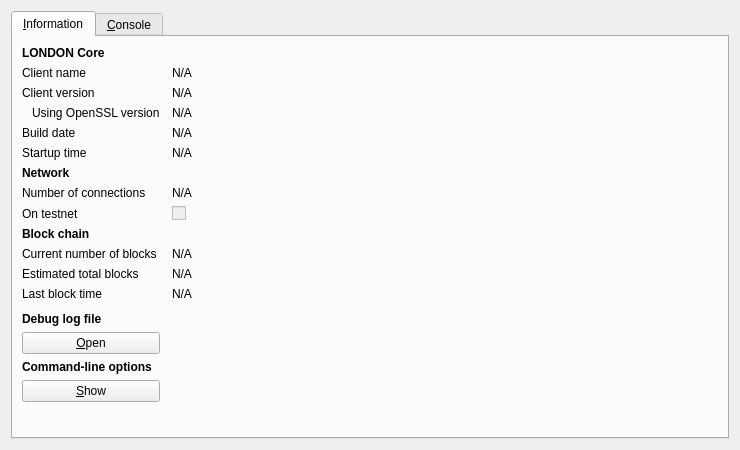
<?xml version="1.0" encoding="UTF-8"?>
<ui version="4.0">
 <class>RPCConsole</class>
 <widget class="QDialog" name="RPCConsole">
  <property name="geometry">
   <rect>
    <x>0</x>
    <y>0</y>
    <width>740</width>
    <height>450</height>
   </rect>
  </property>
  <property name="windowTitle">
   <string>LONDON - Debug window</string>
  </property>
  <layout class="QVBoxLayout" name="verticalLayout_2">
   <item>
    <widget class="QTabWidget" name="tabWidget">
     <property name="currentIndex">
      <number>0</number>
     </property>
     <widget class="QWidget" name="tab_info">
      <attribute name="title">
       <string>&amp;Information</string>
      </attribute>
      <layout class="QGridLayout" name="gridLayout" columnstretch="0,1">
       <property name="horizontalSpacing">
        <number>12</number>
       </property>
       <item row="0" column="0">
        <widget class="QLabel" name="label_9">
         <property name="font">
          <font>
           <weight>75</weight>
           <bold>true</bold>
          </font>
         </property>
         <property name="text">
          <string>LONDON Core</string>
         </property>
        </widget>
       </item>
       <item row="1" column="0">
        <widget class="QLabel" name="label_5">
         <property name="text">
          <string>Client name</string>
         </property>
        </widget>
       </item>
       <item row="1" column="1">
        <widget class="QLabel" name="clientName">
         <property name="cursor">
          <cursorShape>IBeamCursor</cursorShape>
         </property>
         <property name="text">
          <string>N/A</string>
         </property>
         <property name="textFormat">
          <enum>Qt::PlainText</enum>
         </property>
         <property name="textInteractionFlags">
          <set>Qt::LinksAccessibleByMouse|Qt::TextSelectableByKeyboard|Qt::TextSelectableByMouse</set>
         </property>
        </widget>
       </item>
       <item row="2" column="0">
        <widget class="QLabel" name="label_6">
         <property name="text">
          <string>Client version</string>
         </property>
        </widget>
       </item>
       <item row="2" column="1">
        <widget class="QLabel" name="clientVersion">
         <property name="cursor">
          <cursorShape>IBeamCursor</cursorShape>
         </property>
         <property name="text">
          <string>N/A</string>
         </property>
         <property name="textFormat">
          <enum>Qt::PlainText</enum>
         </property>
         <property name="textInteractionFlags">
          <set>Qt::LinksAccessibleByMouse|Qt::TextSelectableByKeyboard|Qt::TextSelectableByMouse</set>
         </property>
        </widget>
       </item>
       <item row="3" column="0">
        <widget class="QLabel" name="label_14">
         <property name="text">
          <string>Using OpenSSL version</string>
         </property>
         <property name="indent">
          <number>10</number>
         </property>
        </widget>
       </item>
       <item row="3" column="1">
        <widget class="QLabel" name="openSSLVersion">
         <property name="cursor">
          <cursorShape>IBeamCursor</cursorShape>
         </property>
         <property name="text">
          <string>N/A</string>
         </property>
         <property name="textFormat">
          <enum>Qt::PlainText</enum>
         </property>
         <property name="textInteractionFlags">
          <set>Qt::LinksAccessibleByMouse|Qt::TextSelectableByKeyboard|Qt::TextSelectableByMouse</set>
         </property>
        </widget>
       </item>
       <item row="4" column="0">
        <widget class="QLabel" name="label_12">
         <property name="text">
          <string>Build date</string>
         </property>
        </widget>
       </item>
       <item row="4" column="1">
        <widget class="QLabel" name="buildDate">
         <property name="cursor">
          <cursorShape>IBeamCursor</cursorShape>
         </property>
         <property name="text">
          <string>N/A</string>
         </property>
         <property name="textFormat">
          <enum>Qt::PlainText</enum>
         </property>
         <property name="textInteractionFlags">
          <set>Qt::LinksAccessibleByMouse|Qt::TextSelectableByKeyboard|Qt::TextSelectableByMouse</set>
         </property>
        </widget>
       </item>
       <item row="5" column="0">
        <widget class="QLabel" name="label_13">
         <property name="text">
          <string>Startup time</string>
         </property>
        </widget>
       </item>
       <item row="5" column="1">
        <widget class="QLabel" name="startupTime">
         <property name="cursor">
          <cursorShape>IBeamCursor</cursorShape>
         </property>
         <property name="text">
          <string>N/A</string>
         </property>
         <property name="textFormat">
          <enum>Qt::PlainText</enum>
         </property>
         <property name="textInteractionFlags">
          <set>Qt::LinksAccessibleByMouse|Qt::TextSelectableByKeyboard|Qt::TextSelectableByMouse</set>
         </property>
        </widget>
       </item>
       <item row="6" column="0">
        <widget class="QLabel" name="label_11">
         <property name="font">
          <font>
           <weight>75</weight>
           <bold>true</bold>
          </font>
         </property>
         <property name="text">
          <string>Network</string>
         </property>
        </widget>
       </item>
       <item row="7" column="0">
        <widget class="QLabel" name="label_7">
         <property name="text">
          <string>Number of connections</string>
         </property>
        </widget>
       </item>
       <item row="7" column="1">
        <widget class="QLabel" name="numberOfConnections">
         <property name="cursor">
          <cursorShape>IBeamCursor</cursorShape>
         </property>
         <property name="text">
          <string>N/A</string>
         </property>
         <property name="textFormat">
          <enum>Qt::PlainText</enum>
         </property>
         <property name="textInteractionFlags">
          <set>Qt::LinksAccessibleByMouse|Qt::TextSelectableByKeyboard|Qt::TextSelectableByMouse</set>
         </property>
        </widget>
       </item>
       <item row="8" column="0">
        <widget class="QLabel" name="label_8">
         <property name="text">
          <string>On testnet</string>
         </property>
        </widget>
       </item>
       <item row="8" column="1">
        <widget class="QCheckBox" name="isTestNet">
         <property name="enabled">
          <bool>false</bool>
         </property>
         <property name="text">
          <string/>
         </property>
        </widget>
       </item>
       <item row="9" column="0">
        <widget class="QLabel" name="label_10">
         <property name="font">
          <font>
           <weight>75</weight>
           <bold>true</bold>
          </font>
         </property>
         <property name="text">
          <string>Block chain</string>
         </property>
        </widget>
       </item>
       <item row="10" column="0">
        <widget class="QLabel" name="label_3">
         <property name="text">
          <string>Current number of blocks</string>
         </property>
        </widget>
       </item>
       <item row="10" column="1">
        <widget class="QLabel" name="numberOfBlocks">
         <property name="cursor">
          <cursorShape>IBeamCursor</cursorShape>
         </property>
         <property name="text">
          <string>N/A</string>
         </property>
         <property name="textFormat">
          <enum>Qt::PlainText</enum>
         </property>
         <property name="textInteractionFlags">
          <set>Qt::LinksAccessibleByMouse|Qt::TextSelectableByKeyboard|Qt::TextSelectableByMouse</set>
         </property>
        </widget>
       </item>
       <item row="11" column="0">
        <widget class="QLabel" name="label_4">
         <property name="text">
          <string>Estimated total blocks</string>
         </property>
        </widget>
       </item>
       <item row="11" column="1">
        <widget class="QLabel" name="totalBlocks">
         <property name="cursor">
          <cursorShape>IBeamCursor</cursorShape>
         </property>
         <property name="text">
          <string>N/A</string>
         </property>
         <property name="textFormat">
          <enum>Qt::PlainText</enum>
         </property>
         <property name="textInteractionFlags">
          <set>Qt::LinksAccessibleByMouse|Qt::TextSelectableByKeyboard|Qt::TextSelectableByMouse</set>
         </property>
        </widget>
       </item>
       <item row="12" column="0">
        <widget class="QLabel" name="label_2">
         <property name="text">
          <string>Last block time</string>
         </property>
        </widget>
       </item>
       <item row="12" column="1">
        <widget class="QLabel" name="lastBlockTime">
         <property name="cursor">
          <cursorShape>IBeamCursor</cursorShape>
         </property>
         <property name="text">
          <string>N/A</string>
         </property>
         <property name="textFormat">
          <enum>Qt::PlainText</enum>
         </property>
         <property name="textInteractionFlags">
          <set>Qt::LinksAccessibleByMouse|Qt::TextSelectableByKeyboard|Qt::TextSelectableByMouse</set>
         </property>
        </widget>
       </item>
       <item row="13" column="0">
        <spacer name="verticalSpacer_2">
         <property name="orientation">
          <enum>Qt::Vertical</enum>
         </property>
         <property name="sizeHint" stdset="0">
          <size>
           <width>20</width>
           <height>20</height>
          </size>
         </property>
        </spacer>
       </item>
       <item row="14" column="0">
        <widget class="QLabel" name="labelDebugLogfile">
         <property name="font">
          <font>
           <weight>75</weight>
           <bold>true</bold>
          </font>
         </property>
         <property name="text">
          <string>Debug log file</string>
         </property>
        </widget>
       </item>
       <item row="15" column="0">
        <widget class="QPushButton" name="openDebugLogfileButton">
         <property name="toolTip">
          <string>Open the LONDON debug log file from the current data directory. This can take a few seconds for large log files.</string>
         </property>
         <property name="text">
          <string>&amp;Open</string>
         </property>
         <property name="autoDefault">
          <bool>false</bool>
         </property>
        </widget>
       </item>
       <item row="16" column="0">
        <widget class="QLabel" name="labelCLOptions">
         <property name="font">
          <font>
           <weight>75</weight>
           <bold>true</bold>
          </font>
         </property>
         <property name="text">
          <string>Command-line options</string>
         </property>
        </widget>
       </item>
       <item row="17" column="0">
        <widget class="QPushButton" name="showCLOptionsButton">
         <property name="toolTip">
          <string>Show the LONDON-Qt help message to get a list with possible LONDON command-line options.</string>
         </property>
         <property name="text">
          <string>&amp;Show</string>
         </property>
         <property name="autoDefault">
          <bool>false</bool>
         </property>
        </widget>
       </item>
       <item row="18" column="0">
        <spacer name="verticalSpacer">
         <property name="orientation">
          <enum>Qt::Vertical</enum>
         </property>
         <property name="sizeHint" stdset="0">
          <size>
           <width>20</width>
           <height>40</height>
          </size>
         </property>
        </spacer>
       </item>
      </layout>
     </widget>
     <widget class="QWidget" name="tab_console">
      <attribute name="title">
       <string>&amp;Console</string>
      </attribute>
      <layout class="QVBoxLayout" name="verticalLayout_3">
       <property name="spacing">
        <number>3</number>
       </property>
       <item>
        <widget class="QTextEdit" name="messagesWidget">
         <property name="minimumSize">
          <size>
           <width>0</width>
           <height>100</height>
          </size>
         </property>
         <property name="readOnly">
          <bool>true</bool>
         </property>
         <property name="tabKeyNavigation" stdset="0">
          <bool>false</bool>
         </property>
         <property name="columnCount" stdset="0">
          <number>2</number>
         </property>
        </widget>
       </item>
       <item>
        <layout class="QHBoxLayout" name="horizontalLayout">
         <property name="spacing">
          <number>3</number>
         </property>
         <item>
          <widget class="QLabel" name="label">
           <property name="text">
            <string notr="true">&gt;</string>
           </property>
          </widget>
         </item>
         <item>
          <widget class="QLineEdit" name="lineEdit"/>
         </item>
         <item>
          <widget class="QPushButton" name="clearButton">
           <property name="maximumSize">
            <size>
             <width>24</width>
             <height>24</height>
            </size>
           </property>
           <property name="toolTip">
            <string>Clear console</string>
           </property>
           <property name="text">
            <string/>
           </property>
           <property name="icon">
            <iconset resource="../bitcoin.qrc">
             <normaloff>:/icons/remove</normaloff>:/icons/remove</iconset>
           </property>
           <property name="shortcut">
            <string notr="true">Ctrl+L</string>
           </property>
           <property name="autoDefault">
            <bool>false</bool>
           </property>
          </widget>
         </item>
        </layout>
       </item>
      </layout>
     </widget>
    </widget>
   </item>
  </layout>
 </widget>
 <resources>
  <include location="../bitcoin.qrc"/>
 </resources>
 <connections/>
</ui>
